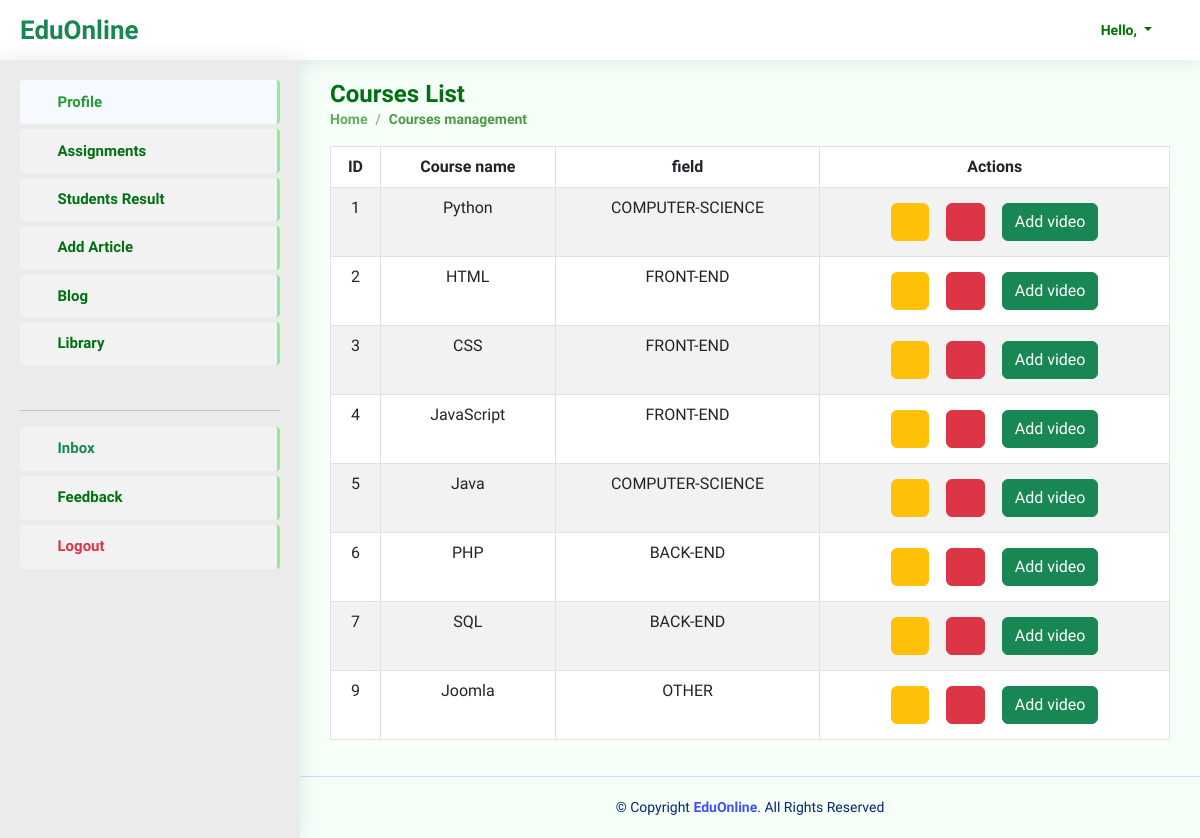
The app's page /course/courses-management with its own data.
### course/models.py (models this page shows, shortened)
class Course(models.Model):
    course_name = models.CharField(max_length=50)
    description = models.TextField()
    image = models.ImageField(upload_to='courses/')
    fields = [
        ('COMPUTER-SCIENCE', 'Computer Science'),
        ('FRONT-END', 'Front End'),
        ('BACK-END', 'Back End'),
        ('FULLSTACK', 'Full stack'),
        ('MOBILE-DEVELOPMENT', 'Mobile Development'),
        ('GRAPHIC-DESIGN', 'Graphic Design'),
        ('MOTION-GRAPHICS', 'Motion Graphics'),
        ('MARKETING', 'Marketing'),
        ('PHOTOGRAPHY', 'Photography'),
        ('OTHER', 'Other'),
    ]
    field = models.CharField(max_length=30, choices=fields)

### course/views.py (the view)
# urls.py: path('courses-management', views.management, name='course-manage'),
def management(request):
    courses = Course.objects.all()
    context = {
        'courses':courses,
        'student':is_student(request.user),
        'teacher':is_teacher(request.user),
    }
    return render(request, 'courses/management.html', context)

### accounts/views.py (called while the page is built)
def is_teacher(user):
    return user.groups.filter(name='TEACHER').exists()

def is_student(user):
    return user.groups.filter(name='STUDENT').exists()

### templates/courses/management.html (shortened to what this page needs)
{% extends 'base.html' %}
{% load widget_tweaks %}
{% block pageTitle %} Courses List {% endblock pageTitle %}
{% block currentPage %} Courses management {% endblock currentPage %}
{% block content %}
<table class="table table-bordered table-striped table-hover">
    <thead class="thead-light" align="center">
        <tr>
            <th>ID</th>
            <th>Course name</th>
            <th>field</th>
            <th>Actions</th>
        </tr>
    </thead>
    <tbody align="center">
        {% for course in courses %}
        <tr>
            <td>{{ course.id }}</td>
            <td>{{ course.course_name }}</td>
            <td>{{ course.field }}</td>
            <td>
                        <a href="{% url 'edit-course' course.id %}" class="btn btn-warning"><i
                            class="bi bi-pencil-square"></i></a>
                            <form method="post" class="btn">
                                <button type="submit" class="btn btn-danger"><i class="bi bi-trash3-fill"></i></button>
                            </form>
                        <a href="{% url 'upload-video' course.id %}" class="btn btn-success">Add video</a>
            </td>
        </tr>
        {% endfor %}
    </tbody>
</table>
{% endblock content %}

### EduOnline/static/css/style.css (style rules this page uses)
:root { scroll-behavior: smooth; }
body { font-family: "Cairo", sans-serif; background: #f6fff7; color: #444444; }
a { color: #4154f1; text-decoration: none; }

### EduOnline/static/landing/css/home.css (style rules this page uses)
* { text-decoration: none; }

### records on screen
Course: id "1", course_name "Python", field "COMPUTER-SCIENCE"
Course: id "2", course_name "HTML", field "FRONT-END"
Course: id "3", course_name "CSS", field "FRONT-END"
Course: id "4", course_name "JavaScript", field "FRONT-END"
Course: id "5", course_name "Java", field "COMPUTER-SCIENCE"
Course: id "6", course_name "PHP", field "BACK-END"
Course: id "7", course_name "SQL", field "BACK-END"
Course: id "9", course_name "Joomla", field "OTHER"
